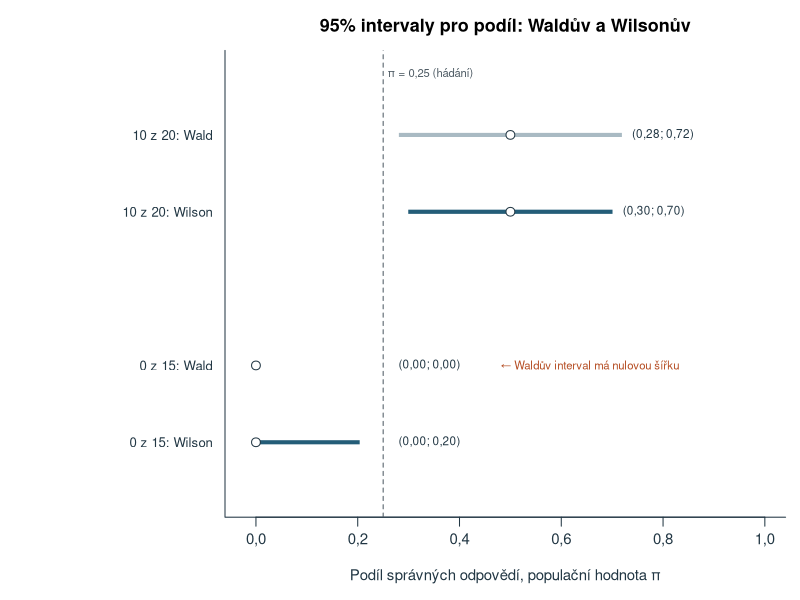
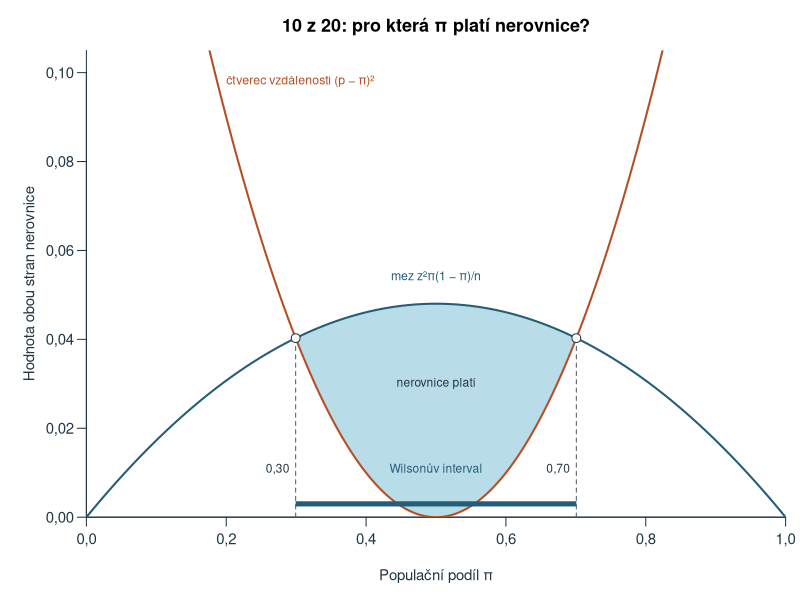
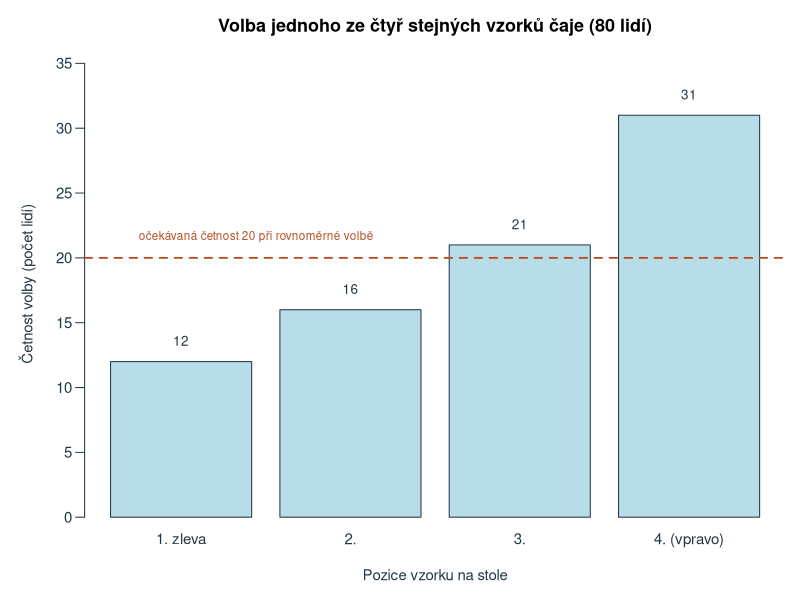
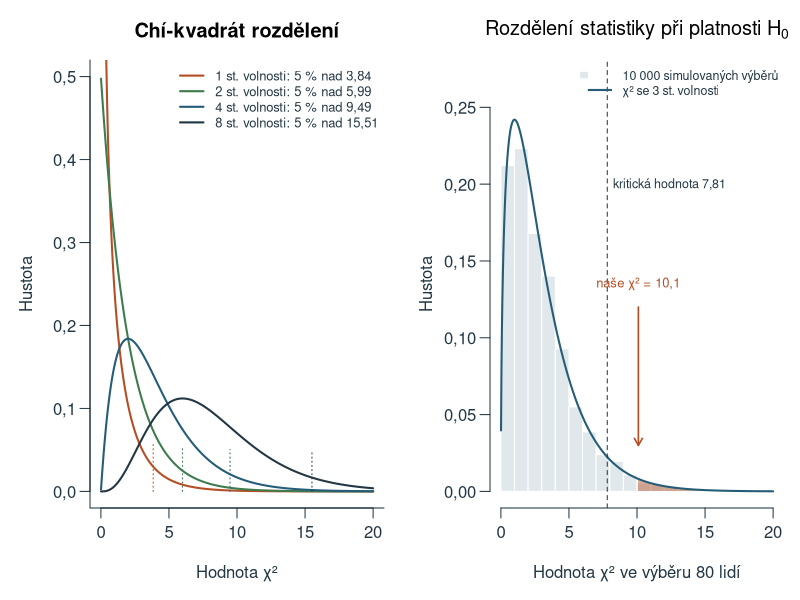
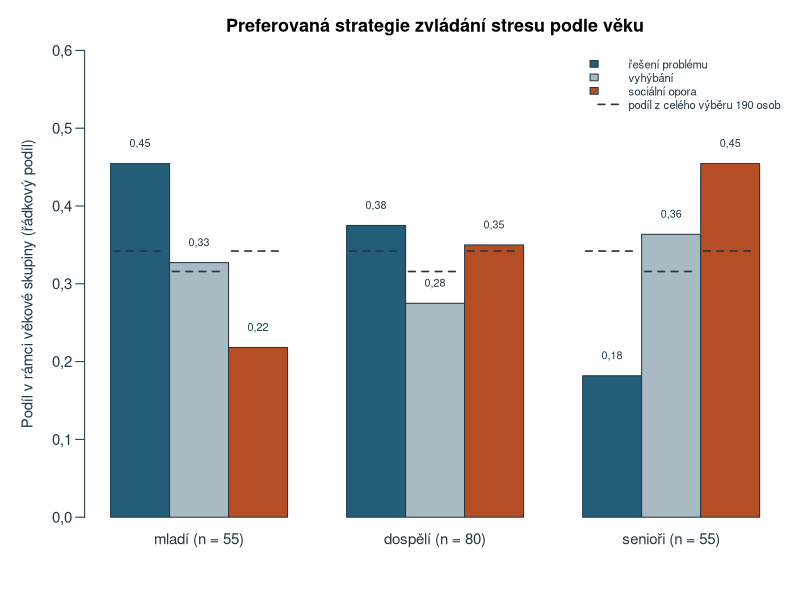
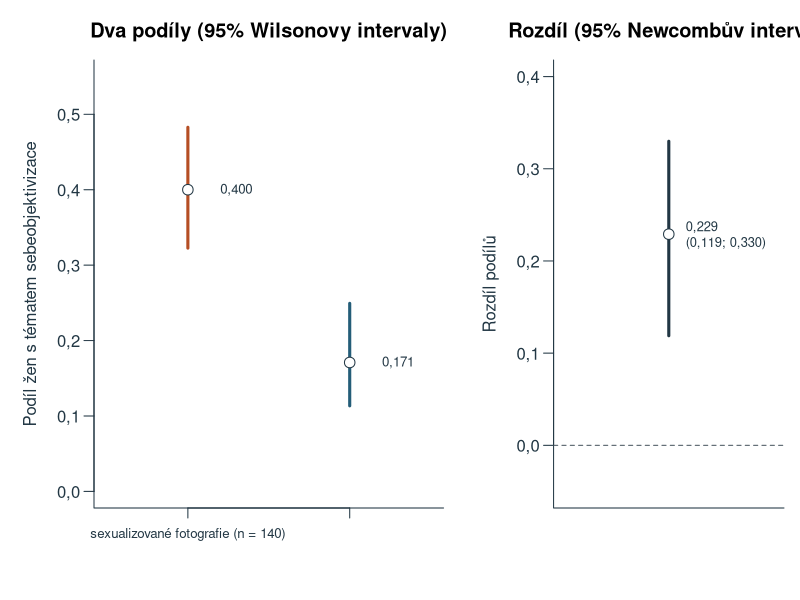
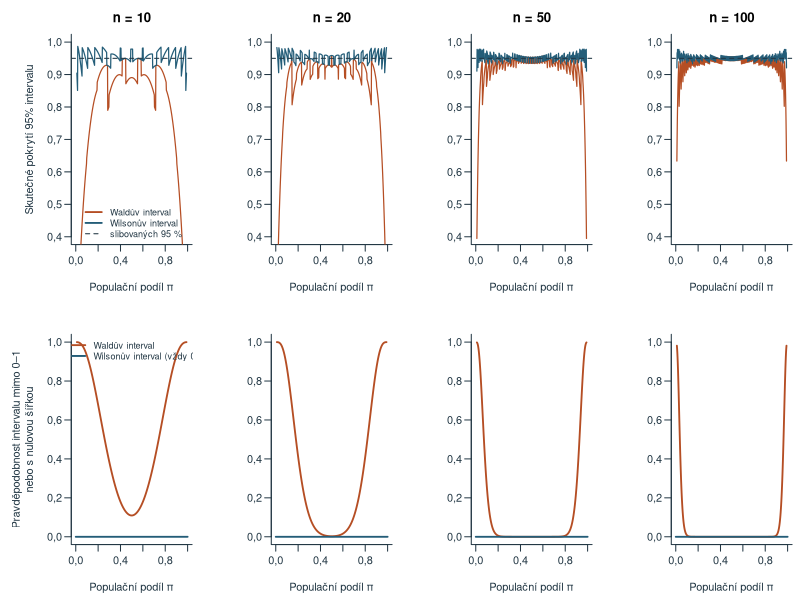
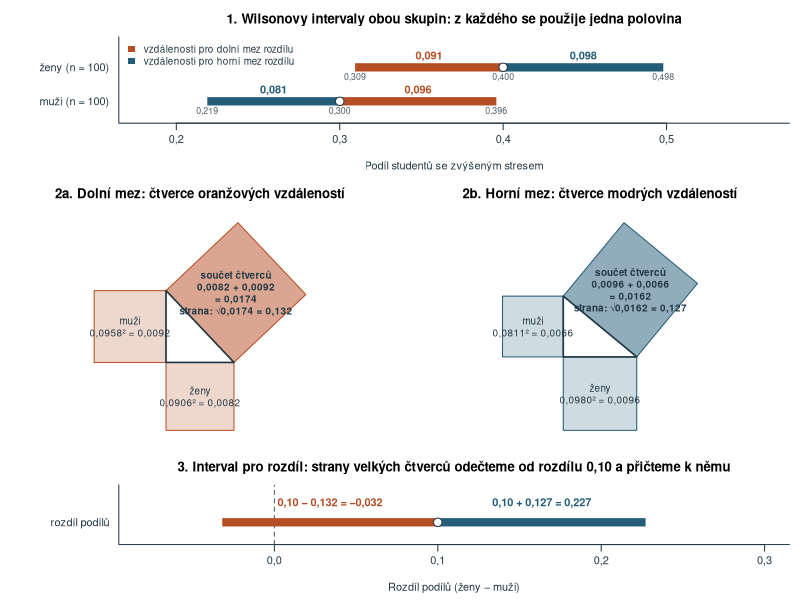

These charts were generated, in order, by the following R code:
# Teaching data, calculations and figures for chapter 9; base R, UTF-8, deterministic project-root paths.
# Real data quoted from sources: Daniels (2012) via Field et al. (p. 638); aspirin study, Prozac and anorexia,
# help-seeking (fictitious per Howell), daylight saving time (Howell's illustration) and Berkeley admissions
# via Howell (2013, ch. 6); ganzfeld studies via Cumming and Calin-Jageman (Table 13.1).
# Everything else is an authored teaching model.
ch9_out <- 'assets/chapter-09/plots'
ch9_old_options <- options(OutDec=',')
dir.create(ch9_out,recursive=TRUE,showWarnings=FALSE)
ch9_blue <- '#245D78'; ch9_orange <- '#B54E24'; ch9_fill <- '#B8DDE8'; ch9_gray <- '#4D5A63'; ch9_pale <- '#E1E8EB'; ch9_sand <- '#FAECDD'; ch9_ink <- '#223744'; ch9_mute <- '#A9BAC3'; ch9_green <- '#3E7B4F'
ch9_num <- function(x,digits=2) sub('^-','−',formatC(x,format='f',digits=digits,decimal.mark=','))
ch9_draw <- function(name,code,width=8,height=4.5) {
  svg(file.path(ch9_out,paste0(name,'.svg')),width=width,height=height,family='sans',bg='white')
  par(mar=c(4.5,4.5,2.6,.8),mgp=c(2.7,.7,0),las=1,col.axis=ch9_ink,col.lab=ch9_ink,fg=ch9_ink,cex=.9)
  force(code); dev.off()
}
ch9_z <- qnorm(.975)
# Procedures -------------------------------------------------------------------------------
# Wald interval: explanatory step only. Wilson score interval: the interval the chapter computes.
ch9_wald <- function(x,n,z=ch9_z) { p <- x/n; se <- sqrt(p*(1-p)/n); c(p=p,se=se,dolni=p-z*se,horni=p+z*se) }
ch9_wilson <- function(x,n,z=ch9_z) {
  p <- x/n; stred <- (p+z^2/(2*n))/(1+z^2/n); pul <- z/(1+z^2/n)*sqrt(p*(1-p)/n+z^2/(4*n^2))
  c(p=p,stred=stred,pul=pul,dolni=stred-pul,horni=stred+pul)
}
# Derivation of the Wilson interval (optional extension): the limits are the roots of the quadratic
# A*pi^2 + B*pi + C = 0 that follows from (p - pi)^2 <= z^2 * pi * (1 - pi) / n.
ch9_wilson_koreny <- function(x,n,z=ch9_z) {
  p <- x/n; A <- 1+z^2/n; B <- -(2*p+z^2/n); C <- p^2; D <- B^2-4*A*C
  c(A=A,B=B,C=C,D=D,dolni=(-B-sqrt(D))/(2*A),horni=(-B+sqrt(D))/(2*A))
}
# Score test of one proportion (standard error from the null value); its inversion gives the Wilson interval.
ch9_score1 <- function(x,n,p0) { z <- (x/n-p0)/sqrt(p0*(1-p0)/n); c(z=z,p=2*pnorm(-abs(z))) }
# Two independent proportions: Newcombe hybrid score interval from the two Wilson intervals,
# Wald interval only to show the summing of variances, and the test with the pooled proportion.
ch9_two <- function(x1,n1,x2,n2,z=ch9_z) {
  w1 <- ch9_wilson(x1,n1,z); w2 <- ch9_wilson(x2,n2,z); p1 <- x1/n1; p2 <- x2/n2; d <- p1-p2
  pp <- (x1+x2)/(n1+n2); se0 <- sqrt(pp*(1-pp)*(1/n1+1/n2)); se <- sqrt(p1*(1-p1)/n1+p2*(1-p2)/n2); zz <- d/se0
  c(p1=p1,p2=p2,rozdil=d,spolecny=pp,se0=se0,z=zz,chi2=zz^2,p=2*pnorm(-abs(zz)),
    se_wald=se,wald_dolni=d-z*se,wald_horni=d+z*se,
    dolni=d-sqrt((p1-w1[['dolni']])^2+(w2[['horni']]-p2)^2),horni=d+sqrt((w1[['horni']]-p1)^2+(p2-w2[['dolni']])^2))
}
# Pearson chi-square for a table of counts; expected counts from the margins (product rule).
ch9_table <- function(f) {
  n <- sum(f); r <- rowSums(f); s <- colSums(f); e <- outer(r,s)/n
  chi2 <- sum((f-e)^2/e); df <- (nrow(f)-1)*(ncol(f)-1)
  pear <- (f-e)/sqrt(e); adj <- (f-e)/sqrt(e*outer(1-r/n,1-s/n))
  list(n=n,e=e,chi2=chi2,df=df,p=pchisq(chi2,df,lower.tail=FALSE),prispevky=(f-e)^2/e,pearson=pear,upravena=adj,
       radkove=f/r,V=sqrt(chi2/(n*(min(dim(f))-1))))
}
ch9_gof <- function(f,p0) { n <- sum(f); e <- n*p0; chi2 <- sum((f-e)^2/e); df <- length(f)-1
  list(n=n,e=e,prispevky=(f-e)^2/e,chi2=chi2,df=df,p=pchisq(chi2,df,lower.tail=FALSE)) }
# Effect measures for a 2 x 2 table: rows = groups (first row compared with the reference second row),
# first column = the event. Log intervals for the ratios are optional in the text.
ch9_effects <- function(f,z=ch9_z) {
  r1 <- f[1,1]/sum(f[1,]); r2 <- f[2,1]/sum(f[2,]); o1 <- f[1,1]/f[1,2]; o2 <- f[2,1]/f[2,2]
  rr <- r1/r2; or <- o1/o2
  se_lrr <- sqrt(1/f[1,1]-1/sum(f[1,])+1/f[2,1]-1/sum(f[2,])); se_lor <- sqrt(sum(1/f))
  tb <- ch9_table(f)
  c(riziko1=r1,riziko2=r2,rozdil=r1-r2,rr=rr,sance1=o1,sance2=o2,or=or,
    rr_dolni=exp(log(rr)-z*se_lrr),rr_horni=exp(log(rr)+z*se_lrr),or_dolni=exp(log(or)-z*se_lor),or_horni=exp(log(or)+z*se_lor),
    se_lrr=se_lrr,se_lor=se_lor,chi2=tb$chi2,p=tb$p,phi=sqrt(tb$chi2/tb$n))
}
# Fisher's exact test, two-sided: tables with the observed margins at most as probable as the observed one.
ch9_fisher <- function(f) {
  r1 <- sum(f[1,]); s1 <- sum(f[,1]); n <- sum(f); a <- max(0,s1-(n-r1)):min(r1,s1)
  pr <- dhyper(a,s1,n-s1,r1); pobs <- dhyper(f[1,1],s1,n-s1,r1)
  list(a=a,pr=pr,pobs=pobs,p=sum(pr[pr<=pobs*(1+1e-7)]))
}
# McNemar: exact binomial test of the discordant pairs (two-sided) and the chi-square approximation.
ch9_mcnemar <- function(b,c) { m <- b+c
  c(neshodne=m,presne=min(1,2*pbinom(min(b,c),m,.5)),chi2=(b-c)^2/m,priblizne=pchisq((b-c)^2/m,1,lower.tail=FALSE)) }
# 1. Running example: chapter 5 table, now a random sample. Rows women, men; columns elevated, low stress.
ch9_stres <- matrix(c(40,60,30,70),2,byrow=TRUE,dimnames=list(c('ženy','muži'),c('zvýšený','nízký')))
ch9_stres_two <- ch9_two(40,100,30,100); ch9_stres_tab <- ch9_table(ch9_stres)
ch9_stres_w <- rbind(zeny=ch9_wilson(40,100),muzi=ch9_wilson(30,100))
ch9_stres_dvoj <- ch9_two(80,200,60,200)
ch9_stres_fisher <- ch9_fisher(ch9_stres)
ch9_stres_eff <- ch9_effects(ch9_stres)
# 2. One proportion: 10 correct of 20 (chapter 6 test with guessing probability 0.25) and 0 of 15.
ch9_t20_wald <- ch9_wald(10,20); ch9_t20_wil <- ch9_wilson(10,20); ch9_t20_score <- ch9_score1(10,20,.25)
ch9_t20_binom <- pbinom(9,20,.25,lower.tail=FALSE)
ch9_n15_wald <- ch9_wald(0,15); ch9_n15_wil <- ch9_wilson(0,15)
ch9_t80_wil <- ch9_wilson(40,80)
ch9_t20_kor <- ch9_wilson_koreny(10,20); ch9_n15_kor <- ch9_wilson_koreny(0,15)
# 3. Goodness of fit: 80 people choose one of four identical tea samples placed left to right (authored).
ch9_pozice <- c(12,16,21,31); names(ch9_pozice) <- c('1. zleva','2. zleva','3. zleva','4. zleva (vpravo)')
ch9_poz <- ch9_gof(ch9_pozice,rep(.25,4))
ch9_poz_w <- t(sapply(ch9_pozice,ch9_wilson,n=80))
# Simulated sampling distribution of the statistic under H0 (seed fixed, 10 000 samples of 80 choices).
set.seed(20261109)
ch9_sim <- replicate(10000,{ f <- tabulate(sample.int(4,80,replace=TRUE),4); sum((f-20)^2/20) })
# Two categories: chi-square equals z squared of the score test (10 of 20 against 0.25).
ch9_t20_gof <- ch9_gof(c(10,10),c(.25,.75))
# 4. Age group x preferred coping strategy (authored teaching example), n = 190.
ch9_zvl <- matrix(c(25,18,12, 30,22,28, 10,20,25),3,byrow=TRUE,
  dimnames=list(c('mladí (18–30)','dospělí (31–60)','senioři (60+)'),c('řešení problému','vyhýbání','sociální opora')))
ch9_zvl_tab <- ch9_table(ch9_zvl)
ch9_zvl_padj <- 2*pnorm(-abs(as.vector(ch9_zvl_tab$upravena)))
ch9_zvl_holm <- matrix(p.adjust(ch9_zvl_padj,'holm'),3)
# 5. Assumptions: daylight saving time (Howell, p. 154): yes only versus yes and no.
ch9_dst_bad <- ch9_gof(c(17,11),c(.5,.5)); ch9_dst <- ch9_table(matrix(c(17,3,11,9),2,byrow=TRUE))
# Small pilot study (authored): improvement in 8 of 10 with the intervention and 3 of 10 in the control group.
ch9_pilot <- matrix(c(8,2,3,7),2,byrow=TRUE); ch9_pilot_tab <- ch9_table(ch9_pilot); ch9_pilot_fisher <- ch9_fisher(ch9_pilot)
# 6. Effect sizes: Daniels (2012) via Field et al. (p. 638). Rows: sexualized, performance athletes; col 1 = theme present.
ch9_dan <- matrix(c(56,84,20,97),2,byrow=TRUE,dimnames=list(c('sexualizované','sportovní'),c('ano','ne')))
ch9_dan_eff <- ch9_effects(ch9_dan); ch9_dan_two <- ch9_two(56,140,20,117); ch9_dan_w <- rbind(ch9_wilson(56,140),ch9_wilson(20,117))
ch9_dan_phi01 <- cor(c(rep(1,140),rep(0,117)),c(rep(1,56),rep(0,84),rep(1,20),rep(0,97)))
# Rare event contrast: aspirin study via Howell (pp. 160-163). Rows: placebo, aspirin; col 1 = heart attack.
ch9_asp <- matrix(c(189,10845,104,10933),2,byrow=TRUE); ch9_asp_eff <- ch9_effects(ch9_asp)
# 7. Paired binary data: help seeking in fall and spring (Howell, Table 6.7; fictitious data).
ch9_pomoc <- matrix(c(38,4,12,18),2,byrow=TRUE,dimnames=list(podzim=c('ano','ne'),jaro=c('ano','ne')))
ch9_pomoc_mc <- ch9_mcnemar(b=12,c=4)
ch9_pomoc_p <- c(podzim=42/72,jaro=50/72,rozdil=(12-4)/72)
# Optional: Berkeley departments B-F via Howell (Table 6.9); department A omitted as in Howell.
ch9_berk <- data.frame(obor=c('B','C','D','E','F'),m_prijati=c(353,120,138,53,22),m_odmitnuti=c(207,205,279,138,351),
  z_prijate=c(17,202,131,94,24),z_odmitnute=c(8,391,244,299,317))
ch9_berk_m <- with(ch9_berk,sum(m_prijati)/sum(m_prijati+m_odmitnuti)); ch9_berk_z <- with(ch9_berk,sum(z_prijate)/sum(z_prijate+z_odmitnute))
# Optional: Cohen's kappa (Howell, Table 6.13).
ch9_kappa_t <- matrix(c(15,2,3, 1,3,2, 0,1,3),3,byrow=TRUE)
ch9_kappa <- with(list(f=ch9_kappa_t,n=30),{ po <- sum(diag(f)); pe <- sum(rowSums(f)*colSums(f))/n; c(shody=po,ocekavane=pe,kappa=(po-pe)/(n-pe)) })
# Optional: ganzfeld studies combined (Cumming and Calin-Jageman, Table 13.1): 106 hits of 329, chance 0.25.
ch9_ganz <- c(ch9_wilson(106,329),p_binom=pbinom(105,329,.25,lower.tail=FALSE))
# Exercise inputs (authored unless stated) -----------------------------------------------------
ch9_u02 <- c(x=18,n=60); ch9_u02b <- c(x=72,n=240)
ch9_u03 <- c(x=0,n=25)
ch9_u04 <- matrix(c(13,36,14,30),2,byrow=TRUE) # Prozac and relapse (Walsh et al., 2006, via Howell, Table 6.5); col 1 = weight maintained
ch9_u05 <- c(kamen=30,papir=21,nuzky=24) # Howell (p. 143), hypothetical
ch9_u06 <- c(52,50,31,17); ch9_u06_p0 <- c(.40,.30,.20,.10) # reasons for contacting a counselling centre
ch9_u07 <- matrix(c(28,14,18, 22,25,13, 12,30,18),3,byrow=TRUE,
  dimnames=list(c('1. ročník','2. ročník','3. ročník'),c('opakované čtení','procvičování úloh','vysvětlování druhým')))
ch9_u10 <- matrix(c(19,74,22,187),2,byrow=TRUE) # Howell and Huessy (1981) via Howell, exercise 6.8; col 1 = remedial English
ch9_u11 <- matrix(c(25,3,11,21),2,byrow=TRUE) # opinion before and after a course; 4 more students only before
ch9_u12 <- matrix(c(6,2,2,7),2,byrow=TRUE) # small pilot: recovery in 6 of 8 versus 2 of 9
# Results used in solutions
ch9_u02_w <- ch9_wilson(18,60); ch9_u02b_w <- ch9_wilson(72,240)
ch9_u03_wald <- ch9_wald(1,25); ch9_u03_wil0 <- ch9_wilson(0,25); ch9_u03_wil1 <- ch9_wilson(1,25)
ch9_u04_two <- ch9_two(13,49,14,44); ch9_u04_fisher <- ch9_fisher(ch9_u04)
ch9_u05_gof <- ch9_gof(ch9_u05,rep(1/3,3))
ch9_u06_gof <- ch9_gof(ch9_u06,ch9_u06_p0)
ch9_u07_tab <- ch9_table(ch9_u07)
ch9_u07_holm <- matrix(p.adjust(2*pnorm(-abs(as.vector(ch9_u07_tab$upravena))),'holm'),3)
ch9_u10_eff <- ch9_effects(ch9_u10); ch9_u10_two <- ch9_two(19,93,22,209)
ch9_u11_mc <- ch9_mcnemar(b=11,c=3)
ch9_u12_tab <- ch9_table(ch9_u12); ch9_u12_fisher <- ch9_fisher(ch9_u12); ch9_u12_two <- ch9_two(6,8,2,9)
# Revision 2026-11-16 (R81) ----------------------------------------------------------------
# Exact coverage of the 95% Wald and Wilson intervals (binomial sums, no simulation) and the probability
# that the Wald interval reaches outside [0, 1] or has zero width (x = 0 or x = n).
ch9_cover_pi <- seq(.01,.99,by=.002); ch9_cover_n <- c(10,20,50,100)
ch9_cover <- function(n,pi=ch9_cover_pi,z=ch9_z) {
  x <- 0:n; wa <- t(sapply(x,ch9_wald,n=n,z=z)); wi <- t(sapply(x,ch9_wilson,n=n,z=z))
  bad <- wa[,'dolni'] < -1e-12 | wa[,'horni'] > 1+1e-12 | x==0 | x==n
  t(sapply(pi,function(p) { pr <- dbinom(x,n,p)
    c(wald=sum(pr[wa[,'dolni']<=p & p<=wa[,'horni']]),wilson=sum(pr[wi[,'dolni']-1e-12<=p & p<=wi[,'horni']+1e-12]),mimo=sum(pr[bad])) }))
}
ch9_cover_res <- lapply(ch9_cover_n,ch9_cover); names(ch9_cover_res) <- ch9_cover_n
ch9_cover_at <- function(n,p) ch9_cover(n,pi=p)[1,]
# Squares of 10 000 standard normal values: the chi-square distribution with one degree of freedom.
set.seed(20261116); ch9_z2_sim <- rnorm(10000)^2
# Holm table for the nine cells of the coping table, ordered by the p-value.
ch9_zvl_holm_tab <- with(list(o=order(ch9_zvl_padj)), data.frame(poradi=1:9,
  radek=rownames(ch9_zvl)[row(ch9_zvl)[o]],sloupec=colnames(ch9_zvl)[col(ch9_zvl)[o]],
  reziduum=as.vector(ch9_zvl_tab$upravena)[o],p=ch9_zvl_padj[o],hranice=.05/(9:1)))
ch9_zvl_holm_tab$zamitame <- cumprod(ch9_zvl_holm_tab$p<=ch9_zvl_holm_tab$hranice)==1
# Monte Carlo p-value: reshuffle the outcomes among the groups (margins fixed), recompute chi-square.
ch9_mc <- function(f,B=10000) {
  grp <- rep(seq_len(nrow(f)),rowSums(f)); out <- rep(seq_len(ncol(f)),colSums(f)); e <- outer(rowSums(f),colSums(f))/sum(f)
  replicate(B,{ g <- table(factor(grp,seq_len(nrow(f))),factor(sample(out),seq_len(ncol(f)))); sum((g-e)^2/e) })
}
set.seed(20261117); ch9_pilot_mc <- ch9_mc(ch9_pilot); ch9_pilot_mc_p <- mean(ch9_pilot_mc>=ch9_pilot_tab$chi2-1e-9)
# Signed phi of a 2 x 2 table; its square is chi-square / n. Product of the two differences of proportions.
ch9_phi_signed <- function(f) (f[1,1]*f[2,2]-f[1,2]*f[2,1])/sqrt(prod(rowSums(f))*prod(colSums(f)))
ch9_dan_phi_s <- ch9_phi_signed(ch9_dan); ch9_dan_phi_swap <- ch9_phi_signed(ch9_dan[2:1,])
ch9_dan_coldiff <- 56/76-84/181
# Sign test: two-sided exact binomial test of the signs of the non-zero differences.
ch9_sign <- function(d) { d <- d[!is.na(d) & d!=0]; k <- sum(d>0); n <- length(d); c(kladne=k,zaporne=n-k,n=n,p=min(1,2*pbinom(min(k,n-k),n,.5))) }
ch9_spanek_d <- c(5,2,6,1,7,3,4,-1,5,2,6,2) # twelve complete pairs of chapter 8 (normal minus short sleep)
ch9_spanek_sign <- ch9_sign(ch9_spanek_d)
# Exercise 13 (authored): anxiety rated 1-5 before and after a relaxation programme, 15 clients.
ch9_u13 <- data.frame(pred=c(4,5,3,4,2,5,4,3,4,5,3,4,2,5,3),po=c(3,3,3,2,3,4,4,2,3,2,4,3,2,3,2))
ch9_u13_sign <- ch9_sign(ch9_u13$pred-ch9_u13$po)
# Kappa: expected counts of all cells (rows Judge II, columns Judge I as in Howell, Table 6.13).
ch9_kappa_e <- outer(rowSums(ch9_kappa_t),colSums(ch9_kappa_t))/sum(ch9_kappa_t)
# Figures -----------------------------------------------------------------------------------
ch9_draw('wald-wilson', {
  par(mar=c(4.6,12.5,2.8,.8))
  rows <- rbind(ch9_t20_wald[c('p','dolni','horni')],ch9_t20_wil[c('p','dolni','horni')],
                ch9_n15_wald[c('p','dolni','horni')],ch9_n15_wil[c('p','dolni','horni')])
  y <- c(4.2,3.4,1.8,1); cols <- c(ch9_mute,ch9_blue,ch9_mute,ch9_blue)
  plot(NA,xlim=c(-.02,1),ylim=c(.4,4.9),yaxt='n',xlab='Podíl správných odpovědí, populační hodnota π',ylab='',main='95% intervaly pro podíl: Waldův a Wilsonův',bty='l')
  abline(v=.25,lty=2,col=ch9_gray); text(.25,4.85,'π = 0,25 (hádání)',cex=.75,col=ch9_gray,adj=c(-.05,.5))
  axis(2,at=y,labels=c('10 z 20: Wald','10 z 20: Wilson','0 z 15: Wald','0 z 15: Wilson'),tick=FALSE,cex.axis=.88)
  segments(pmax(rows[,2],0),y,rows[,3],y,lwd=4,col=cols,lend=1); points(rows[,1],y,pch=21,bg='white',col=ch9_ink,cex=1.3)
  lab <- paste0('(',ch9_num(pmax(rows[,2],0)),'; ',ch9_num(rows[,3]),')')
  text(c(rows[1:2,3]+.02,.28,.28),y,lab,adj=0,cex=.78)
  text(.48,1.8,'← Waldův interval má nulovou šířku',adj=0,cex=.76,col=ch9_orange)
},width=9,height=4.2)
ch9_draw('wilson-odvozeni', {
  par(mar=c(4.6,4.8,2.8,.8))
  x <- seq(0,1,length.out=501); lo <- ch9_t20_kor['dolni']; hi <- ch9_t20_kor['horni']
  left <- (.5-x)^2; right <- ch9_z^2*x*(1-x)/20; inside <- x>=lo & x<=hi
  plot(NA,xlim=c(0,1),ylim=c(0,.105),xaxs='i',yaxs='i',xlab='Populační podíl π',ylab='Hodnota obou stran nerovnice',main='10 z 20: pro která π platí nerovnice?',bty='l')
  polygon(c(x[inside],rev(x[inside])),c(left[inside],rev(right[inside])),col=ch9_fill,border=NA)
  lines(x[left<=.105],left[left<=.105],col=ch9_orange,lwd=2); lines(x,right,col=ch9_blue,lwd=2)
  segments(c(lo,hi),0,c(lo,hi),(.5-lo)^2,lty=2,col=ch9_gray)
  points(c(lo,hi),rep((.5-lo)^2,2),pch=21,bg='white',col=ch9_ink,cex=1.3)
  segments(lo,.003,hi,.003,lwd=5,col=ch9_blue,lend=1)
  text(c(lo,hi),rep(.011,2),ch9_num(c(lo,hi)),adj=c(1.25,.5),cex=.8); text(.5,.011,'Wilsonův interval',cex=.8,col=ch9_blue)
  text(.5,.03,'nerovnice platí',cex=.8,col=ch9_ink)
  text(.2,.098,'čtverec vzdálenosti (p − π)²',adj=0,cex=.82,col=ch9_orange)
  text(.5,.054,'mez z²π(1 − π)/n',cex=.82,col=ch9_blue)
},width=8,height=4.4)
ch9_draw('pozice', {
  par(mar=c(4.6,4.7,2.8,.8))
  b <- barplot(ch9_pozice,ylim=c(0,36),col=ch9_fill,border=ch9_ink,names.arg=c('1. zleva','2.','3.','4. (vpravo)'),
    ylab='Četnost volby (počet lidí)',xlab='Pozice vzorku na stole',main='Volba jednoho ze čtyř stejných vzorků čaje (80 lidí)')
  abline(h=20,lty=2,lwd=1.8,col=ch9_orange); text(b[1]-.3,21.6,'očekávaná četnost 20 při rovnoměrné volbě',adj=0,cex=.78,col=ch9_orange)
  text(b,ch9_pozice+1.6,ch9_pozice,cex=.9)
},width=8.4,height=4.4)
ch9_draw('chi-kvadrat', {
  par(mfrow=c(1,2),mar=c(4.6,4.5,3,.8))
  x <- seq(.01,20,length.out=600); dfs <- c(1,2,4,8); cols <- c(ch9_orange,ch9_green,ch9_blue,ch9_ink)
  plot(NA,xlim=c(0,20),ylim=c(0,.5),xlab='Hodnota χ²',ylab='Hustota',main='Chí-kvadrát rozdělení',bty='l')
  for(i in seq_along(dfs)) { lines(x,dchisq(x,dfs[i]),lwd=2,col=cols[i]); q <- qchisq(.95,dfs[i]); segments(q,0,q,dchisq(q,dfs[i])+.03,lty=3,col=cols[i]) }
  legend('topright',paste0(dfs,' st. volnosti: 5 % nad ',ch9_num(qchisq(.95,dfs))),col=cols,lwd=2,bty='n',cex=.78)
  h <- hist(ch9_sim,breaks=seq(0,max(ch9_sim)+1,by=1),plot=FALSE)
  plot(h,freq=FALSE,col=ch9_pale,border='white',xlim=c(0,20),ylim=c(0,.27),xlab='Hodnota χ² ve výběru 80 lidí',ylab='Hustota',main=expression(paste('Rozdělení statistiky při platnosti ',H[0])),bty='l')
  xx <- seq(ch9_poz$chi2,20,length.out=200); polygon(c(xx,rev(xx)),c(dchisq(xx,3),rep(0,200)),col=adjustcolor(ch9_orange,.45),border=NA)
  lines(x,dchisq(x,3),lwd=2,col=ch9_blue); abline(v=qchisq(.95,3),lty=2,col=ch9_ink)
  arrows(ch9_poz$chi2,.12,ch9_poz$chi2,.03,length=.08,col=ch9_orange,lwd=1.6); text(ch9_poz$chi2,.135,paste0('naše χ² = ',ch9_num(ch9_poz$chi2,1)),cex=.78,col=ch9_orange)
  text(qchisq(.95,3),.2,paste0('kritická hodnota ',ch9_num(qchisq(.95,3))),adj=-.05,cex=.75)
  legend('topright',c('10 000 simulovaných výběrů','χ² se 3 st. volnosti'),fill=c(ch9_pale,NA),border=c('white',NA),lwd=c(NA,2),col=c(NA,ch9_blue),bty='n',cex=.75)
},width=10,height=4.4)
ch9_draw('zvladani', {
  par(mar=c(4.6,4.7,2.8,.8))
  m <- t(ch9_zvl_tab$radkove); celkem <- colSums(ch9_zvl)/sum(ch9_zvl)
  b <- barplot(m,beside=TRUE,ylim=c(0,.6),col=c(ch9_blue,ch9_mute,ch9_orange),border=ch9_ink,ylab='Podíl v rámci věkové skupiny (řádkový podíl)',
    names.arg=c('mladí (n = 55)','dospělí (n = 80)','senioři (n = 55)'),main='Preferovaná strategie zvládání stresu podle věku')
  for(j in 1:3) segments(b[j,]-.45,celkem[j],b[j,]+.45,celkem[j],lty=2,lwd=1.6,col=ch9_ink)
  text(b,m+.025,ch9_num(m,2),cex=.72)
  legend('topright',c(colnames(ch9_zvl),'podíl z celého výběru 190 osob'),fill=c(ch9_blue,ch9_mute,ch9_orange,NA),border=c(ch9_ink,ch9_ink,ch9_ink,NA),lty=c(NA,NA,NA,2),lwd=c(NA,NA,NA,1.6),bty='n',cex=.75)
},width=9,height=4.6)
ch9_draw('daniels', {
  layout(matrix(1:2,1),widths=c(1.35,1)); par(mar=c(4.6,4.7,3,.8))
  w <- ch9_dan_w
  plot(NA,xlim=c(.5,2.5),ylim=c(0,.55),xaxt='n',xlab='',ylab='Podíl žen s tématem sebeobjektivizace',main='Dva podíly (95% Wilsonovy intervaly)',bty='l')
  axis(1,at=1:2,labels=c('sexualizované fotografie (n = 140)','sportovní fotografie (n = 117)'),cex.axis=.8)
  segments(1:2,w[,'dolni'],1:2,w[,'horni'],lwd=3,col=c(ch9_orange,ch9_blue)); points(1:2,w[,'p'],pch=21,bg='white',col=ch9_ink,cex=1.4)
  text(1:2+.2,w[,'p'],paste0(ch9_num(w[,'p'],3)),adj=0,cex=.8)
  r <- ch9_dan_two
  plot(NA,xlim=c(.5,1.5),ylim=c(-.05,.4),xaxt='n',xlab='',ylab='Rozdíl podílů',main='Rozdíl (95% Newcombův interval)',bty='l')
  abline(h=0,lty=2,col=ch9_gray); segments(1,r['dolni'],1,r['horni'],lwd=3,col=ch9_ink); points(1,r['rozdil'],pch=21,bg='white',col=ch9_ink,cex=1.4)
  text(1.08,r['rozdil'],paste0(ch9_num(r['rozdil'],3),'\n(',ch9_num(r['dolni'],3),'; ',ch9_num(r['horni'],3),')'),adj=0,cex=.78)
},width=9.6,height=4.4)
ch9_draw('pokryti-wald-wilson', {
  par(mfrow=c(2,4),mar=c(4.2,5.4,2.6,.6))
  for(n in ch9_cover_n) { m <- ch9_cover_res[[as.character(n)]]
    plot(NA,xlim=c(0,1),ylim=c(.4,1),xlab='Populační podíl π',ylab=if(n==10) 'Skutečné pokrytí 95% intervalu' else '',main=paste0('n = ',n),bty='l')
    lines(ch9_cover_pi,m[,'wald'],col=ch9_orange,lwd=1.2); lines(ch9_cover_pi,m[,'wilson'],col=ch9_blue,lwd=1.2); abline(h=.95,lty=2,col=ch9_ink)
    if(n==10) legend('bottom',c('Waldův interval','Wilsonův interval','slibovaných 95 %'),col=c(ch9_orange,ch9_blue,ch9_ink),lty=c(1,1,2),lwd=c(1.8,1.8,1),bty='n',cex=.82) }
  for(n in ch9_cover_n) { m <- ch9_cover_res[[as.character(n)]]
    plot(NA,xlim=c(0,1),ylim=c(0,1),xlab='Populační podíl π',ylab=if(n==10) 'Pravděpodobnost intervalu mimo 0–1\nnebo s nulovou šířkou' else '',bty='l')
    lines(ch9_cover_pi,m[,'mimo'],col=ch9_orange,lwd=1.8); segments(0,0,1,0,col=ch9_blue,lwd=1.8)
    if(n==10) legend('top',c('Waldův interval','Wilsonův interval (vždy 0)'),col=c(ch9_orange,ch9_blue),lwd=1.8,bty='n',cex=.82) }
},width=11,height=6)
ch9_draw('newcombe-konstrukce', {
  w <- ch9_stres_w; r <- ch9_stres_two; p1 <- .40; p2 <- .30
  dl <- c(p1-w[['zeny','dolni']],w[['muzi','horni']]-p2); du <- c(w[['zeny','horni']]-p1,p2-w[['muzi','dolni']])
  layout(matrix(c(1,1,2,3,4,4),3,byrow=TRUE),heights=c(1.1,1.7,.95))
  par(mar=c(4,9,2.8,.8))
  plot(NA,xlim=c(.18,.56),ylim=c(.45,2.8),yaxt='n',xlab='Podíl studentů se zvýšeným stresem',ylab='',bty='l',main='1. Wilsonovy intervaly obou skupin: z každého se použije jedna polovina')
  axis(2,at=2:1,labels=c('ženy (n = 100)','muži (n = 100)'),tick=FALSE)
  segments(w[['zeny','dolni']],2,p1,2,lwd=8,col=ch9_orange,lend=1); segments(p1,2,w[['zeny','horni']],2,lwd=8,col=ch9_blue,lend=1)
  segments(w[['muzi','dolni']],1,p2,1,lwd=8,col=ch9_blue,lend=1); segments(p2,1,w[['muzi','horni']],1,lwd=8,col=ch9_orange,lend=1)
  points(c(p1,p2),2:1,pch=21,bg='white',col=ch9_ink,cex=1.7)
  text(c((w[['zeny','dolni']]+p1)/2,(p2+w[['muzi','horni']])/2),c(2.32,1.32),ch9_num(dl,3),col=ch9_orange,font=2)
  text(c((p1+w[['zeny','horni']])/2,(w[['muzi','dolni']]+p2)/2),c(2.32,1.32),ch9_num(du,3),col=ch9_blue,font=2)
  text(c(w[['zeny','dolni']],p1,w[['zeny','horni']]),1.7,ch9_num(c(w[['zeny','dolni']],p1,w[['zeny','horni']]),3),cex=.8,col=ch9_gray)
  text(c(w[['muzi','dolni']],p2,w[['muzi','horni']]),.7,ch9_num(c(w[['muzi','dolni']],p2,w[['muzi','horni']]),3),cex=.8,col=ch9_gray)
  legend('topleft',c('vzdálenosti pro dolní mez rozdílu','vzdálenosti pro horní mez rozdílu'),fill=c(ch9_orange,ch9_blue),border=NA,bty='n',cex=.9)
  pyth <- function(a,b,col,main,la,lb) { cc <- sqrt(a^2+b^2); par(mar=c(.4,.6,2.6,.6))
    plot(NA,xlim=c(-b-.035,a+b+.035),ylim=c(-a-.005,a+b+.005),asp=1,axes=FALSE,xlab='',ylab='',main=main)
    polygon(c(0,a,a,0),c(0,0,-a,-a),col=adjustcolor(col,.22),border=col)
    polygon(c(0,0,-b,-b),c(0,b,b,0),col=adjustcolor(col,.22),border=col)
    polygon(c(a,0,b,a+b),c(0,b,a+b,a),col=adjustcolor(col,.5),border=col)
    polygon(c(0,a,0),c(0,0,b),col='white',border=ch9_ink,lwd=1.6)
    text(a/2,-a/2,paste0(la,'\n',ch9_num(a,4),'² = ',ch9_num(a^2,4)),cex=.9)
    text(-b/2,b/2,paste0(lb,'\n',ch9_num(b,4),'² = ',ch9_num(b^2,4)),cex=.9)
    text((a+b)/2,(a+b)/2,paste0('součet čtverců\n',ch9_num(a^2,4),' + ',ch9_num(b^2,4),'\n= ',ch9_num(a^2+b^2,4),'\nstrana: √',ch9_num(a^2+b^2,4),' = ',ch9_num(cc,3)),cex=.9,font=2) }
  pyth(dl[1],dl[2],ch9_orange,'2a. Dolní mez: čtverce oranžových vzdáleností','ženy','muži')
  pyth(du[1],du[2],ch9_blue,'2b. Horní mez: čtverce modrých vzdáleností','ženy','muži')
  par(mar=c(4.2,9,2.8,.8))
  plot(NA,xlim=c(-.08,.3),ylim=c(.6,1.7),yaxt='n',xlab='Rozdíl podílů (ženy − muži)',ylab='',bty='l',main='3. Interval pro rozdíl: strany velkých čtverců odečteme od rozdílu 0,10 a přičteme k němu')
  axis(2,at=1,labels='rozdíl podílů',tick=FALSE); abline(v=0,lty=2,col=ch9_gray)
  segments(r[['dolni']],1,r[['rozdil']],1,lwd=8,col=ch9_orange,lend=1); segments(r[['rozdil']],1,r[['horni']],1,lwd=8,col=ch9_blue,lend=1)
  points(r[['rozdil']],1,pch=21,bg='white',col=ch9_ink,cex=1.7)
  text((r[['dolni']]+r[['rozdil']])/2,1.38,paste0('0,10 − ',ch9_num(sqrt(sum(dl^2)),3),' = ',ch9_num(r[['dolni']],3)),col=ch9_orange,font=2)
  text((r[['rozdil']]+r[['horni']])/2,1.38,paste0('0,10 + ',ch9_num(sqrt(sum(du^2)),3),' = ',ch9_num(r[['horni']],3)),col=ch9_blue,font=2)
},width=9.6,height=9)
ch9_draw('z2-chi2', {
  par(mfrow=c(1,3),mar=c(4.6,4.4,3,.6)); q <- qchisq(.95,1)
  x <- seq(-4,4,length.out=400)
  plot(x,dnorm(x),type='n',ylim=c(0,.46),xlab='Hodnota z',ylab='Hustota',main='1. Statistika z: dva chvosty',bty='l')
  for(s in c(-1,1)) { xx <- s*seq(1.96,4,length.out=100); polygon(c(xx,rev(xx)),c(dnorm(xx),rep(0,100)),col=adjustcolor(ch9_orange,.6),border=NA) }
  lines(x,dnorm(x),lwd=2,col=ch9_blue); segments(c(-1.96,1.96),0,c(-1.96,1.96),.2,lty=3,col=ch9_ink)
  text(c(-1.96,1.96),.225,c('−1,96','1,96'),cex=.85); text(c(-3,3),.07,'2,5 %',col=ch9_orange,font=2,cex=.95)
  br <- seq(0,by=q/16,length.out=ceiling(max(ch9_z2_sim)/(q/16))+2); h <- hist(ch9_z2_sim,breaks=br,plot=FALSE)
  plot(h,freq=FALSE,xlim=c(0,8),ylim=c(0,1.3),col=ifelse(h$mids>q,adjustcolor(ch9_orange,.6),ch9_pale),border='white',xlab='Hodnota z²',ylab='Hustota',main='2. Druhé mocniny 10 000 hodnot z',bty='l')
  segments(q,0,q,.5,lty=3,col=ch9_ink); text(q,.56,'1,96² = 3,84',cex=.85)
  text(5.9,.2,paste0('oba chvosty se\npřeklopí sem:\n',ch9_num(100*mean(ch9_z2_sim>q),1),' % hodnot'),col=ch9_orange,font=2,cex=.9)
  plot(h,freq=FALSE,xlim=c(0,8),ylim=c(0,1.3),col=ch9_pale,border='white',xlab='Hodnota χ²',ylab='Hustota',main='3. Chí-kvadrát rozdělení, 1 stupeň volnosti',bty='l')
  xx <- seq(q,8,length.out=200); polygon(c(xx,rev(xx)),c(dchisq(xx,1),rep(0,200)),col=adjustcolor(ch9_orange,.6),border=NA)
  x2 <- seq(.03,8,length.out=600); lines(x2,dchisq(x2,1),lwd=2,col=ch9_blue); segments(q,0,q,.5,lty=3,col=ch9_ink)
  text(q,.56,'kritická hodnota 3,84',cex=.85); text(5.9,.2,'pravý chvost:\n5 %',col=ch9_orange,font=2,cex=.9)
  legend('topright',c('histogram hodnot z²','křivka chí-kvadrát rozdělení'),fill=c(ch9_pale,NA),border=c('white',NA),lwd=c(NA,2),col=c(NA,ch9_blue),bty='n',cex=.82)
},width=11,height=4.2)
ch9_draw('fisher-tabulky', {
  par(mar=c(.6,7.2,2.8,.6)); fi <- ch9_pilot_fisher; a <- fi$a; pr <- fi$pr
  plot(NA,xlim=c(.5,10.5),ylim=c(-.19,.4),axes=FALSE,xlab='',ylab='',main='Deset možných tabulek se stejnými okrajovými součty a jejich pravděpodobnost')
  axis(2,at=seq(0,.3,by=.1),labels=ch9_num(seq(0,.3,by=.1),1)); mtext('Pravděpodobnost tabulky',side=2,line=3.4,at=.17,las=0,cex=.85)
  less <- pr<=fi$pobs*(1+1e-7)
  rect(a-.38,0,a+.38,pr,col=ifelse(a==ch9_pilot[1,1],ch9_orange,ifelse(less,adjustcolor(ch9_orange,.4),ch9_pale)),border=ch9_ink)
  segments(.55,fi$pobs,10.45,fi$pobs,lty=2,col=ch9_orange); text(a,pr+.014,ifelse(pr<.0005,'< 0,001',ch9_num(pr,3)),cex=.8)
  for(k in a) { ob <- k==ch9_pilot[1,1]
    rect(k-.38,-.15,k+.38,-.03,col=if(ob) ch9_sand else 'white',border=if(ob) ch9_orange else ch9_gray,lwd=if(ob) 2 else 1)
    segments(k,-.15,k,-.03,col=ch9_mute); segments(k-.38,-.09,k+.38,-.09,col=ch9_mute)
    text(c(k-.19,k+.19,k-.19,k+.19),c(-.06,-.06,-.12,-.12),c(k,10-k,11-k,k-1),cex=.9,font=if(ob) 2 else 1) }
  mtext(c('intervence','kontrola'),side=2,at=c(-.06,-.12),las=1,line=.4,cex=.75)
  text(a,-.172,'zlepšení | bez',cex=.6,col=ch9_gray)
  text(8,.115,'pozorovaná\ntabulka',cex=.8,col=ch9_orange,font=2)
  legend(x=.5,y=.4,c('pozorovaná tabulka','stejně nebo méně pravděpodobná než pozorovaná','pravděpodobnější než pozorovaná'),fill=c(ch9_orange,adjustcolor(ch9_orange,.4),ch9_pale),border=ch9_ink,bty='n',cex=.8)
  text(10.45,.36,paste0('p-hodnota = součet oranžových sloupců = ',ch9_num(fi$p,3)),adj=1,cex=.85,font=2)
},width=10,height=5.2)
ch9_draw('monte-carlo', {
  par(mfrow=c(1,2),mar=c(4.6,4.6,3,.8)); obs <- ch9_pilot_tab$chi2
  tb <- table(round(ch9_pilot_mc,2))/length(ch9_pilot_mc); v <- as.numeric(sub(',','.',names(tb)))
  plot(NA,xlim=c(0,18),ylim=c(0,.78),xlab='Hodnota χ² po přeskupení',ylab='Podíl z 10 000 přeskupení',main='Simulace: 10 000 přeskupení tabulky',bty='l')
  segments(v,0,v,tb,lwd=10,lend=1,col=ifelse(v>=obs-.01,ch9_orange,ch9_mute)); text(v,as.numeric(tb)+.035,ifelse(tb<.0005,'< 0,001',ch9_num(as.numeric(tb),3)),cex=.78)
  arrows(obs,.3,obs,.12,length=.08,col=ch9_orange,lwd=1.6); text(obs,.34,paste0('naše χ² = ',ch9_num(obs)),cex=.8,col=ch9_orange)
  text(12,.56,paste0('podíl hodnot alespoň ',ch9_num(obs),':\n',ch9_num(ch9_pilot_mc_p,3),' (simulovaná p-hodnota)'),col=ch9_orange,font=2,cex=.82)
  x <- seq(.04,18,length.out=600)
  plot(x,dchisq(x,1),type='n',ylim=c(0,.78),xlab='Hodnota χ²',ylab='Hustota',main='Aproximace: chí-kvadrát rozdělení (1 st. volnosti)',bty='l')
  xx <- seq(obs,18,length.out=200); polygon(c(xx,rev(xx)),c(dchisq(xx,1),rep(0,200)),col=adjustcolor(ch9_orange,.6),border=NA)
  lines(x,dchisq(x,1),lwd=2,col=ch9_blue); arrows(obs,.3,obs,.06,length=.08,col=ch9_orange,lwd=1.6); text(obs,.34,paste0('naše χ² = ',ch9_num(obs)),cex=.8,col=ch9_orange)
  text(12,.56,paste0('plocha napravo od ',ch9_num(obs),':\n',ch9_num(ch9_pilot_tab$p,3)),col=ch9_orange,font=2,cex=.82)
},width=10.4,height=4.4)
ch9_draw('kappa-shody', {
  par(mar=c(.4,.4,2.6,.4)); f <- ch9_kappa_t; e <- ch9_kappa_e; lab <- c('bez problémů','internalizační\nproblémy','externalizační\nproblémy')
  plot(NA,xlim=c(-2.1,4.1),ylim=c(-1.25,4),axes=FALSE,xlab='',ylab='',main='Zařazení 30 dospívajících dvěma posuzovateli')
  for(i in 1:3) for(j in 1:3) { d <- i==j
    rect(j-1,3-i,j,4-i,col=if(d) adjustcolor(ch9_green,.4) else ch9_sand,border='white',lwd=4)
    text(j-.5,3.6-i,f[i,j],cex=1.6,font=if(d) 2 else 1); text(j-.5,3.25-i,paste0('(',ch9_num(e[i,j]),')'),cex=.85,col=ch9_gray) }
  text((1:3)-.5,3.28,lab,cex=.82); text(1.5,3.78,'První posuzovatel',font=2,cex=.95)
  text(-.08,(3:1)-.5,lab,adj=1,cex=.82); text(-1.95,1.5,'Druhý posuzovatel',font=2,cex=.95,srt=90)
  text(3.5,(3:1)-.5,rowSums(f)); text((1:3)-.5,-.25,colSums(f)); text(3.5,-.25,sum(f),font=2)
  text(3.5,3.28,'Celkem',cex=.82); text(-.08,-.25,'Celkem',adj=1,cex=.82)
  legend(x=-1.2,y=-.55,c(paste0('shoda: ',sum(diag(f)),' pozorovaných, ',ch9_num(sum(diag(e))),' očekávaných při náhodném zařazování'),'neshoda; v závorce očekávaná četnost'),
    fill=c(adjustcolor(ch9_green,.4),ch9_sand),border=NA,bty='n',cex=.85)
},width=8,height=5.2)
options(ch9_old_options)
